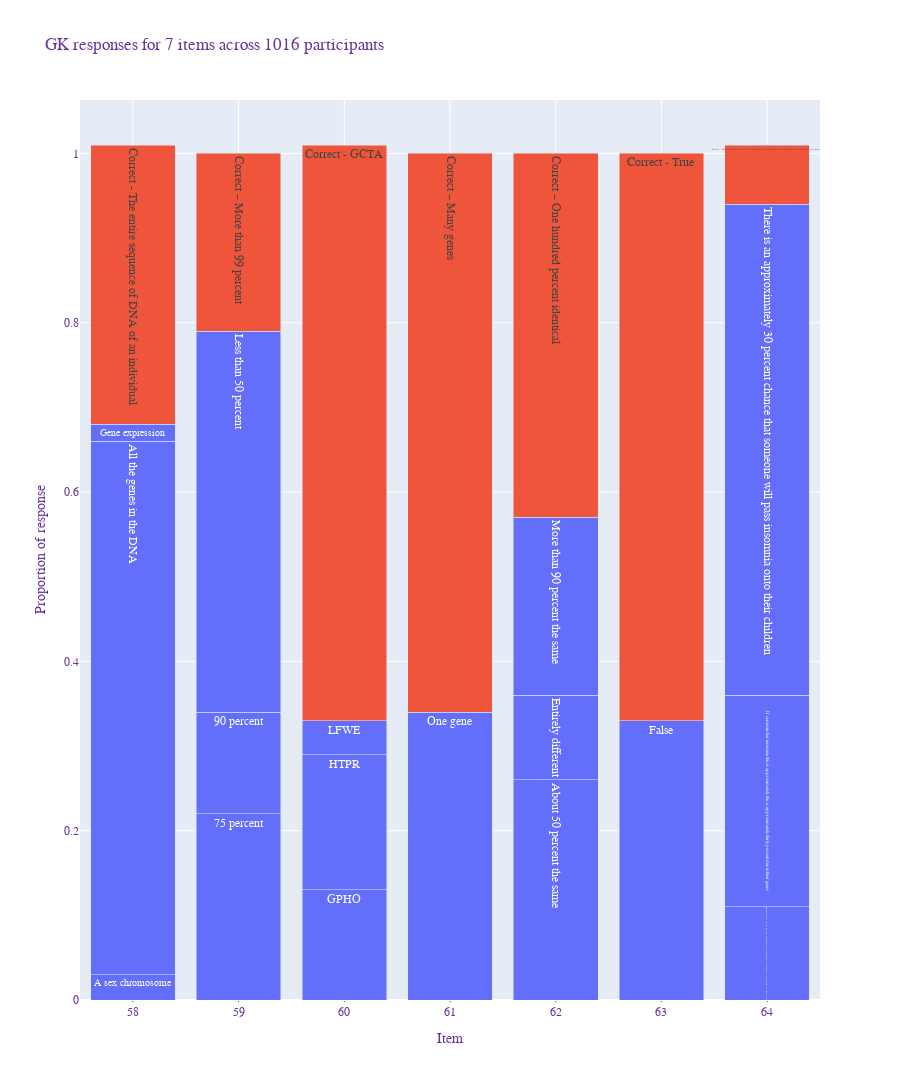

Write notebook code for a chart like this one.
### Code cell
import plotly.express as px
fig = px.bar(xf, x="Group", color="Valid",
             y='Count',
             title="A Grouped Bar Chart Of GK Items for {} Participants".format(len(ndf)),
             barmode='group',
             height=1080,
             text = "Option"
            )
fig.update_layout(
    title="GK responses for 7 items across {} participants".format(len(ndf.id.unique())),
    xaxis_title="Item",
    yaxis_title="Proportion of response",
    legend_title="Options",
    font=dict(
        family="Ariel, ariel",
        size=12,
        color="RebeccaPurple"
    ),
barmode="stack",
)

fig.update_traces(showlegend=False)
fig.update_traces(marker_showscale=False)

fig.update_xaxes(
    showgrid=True,
    ticks="outside",
    tickson="boundaries",
    ticklen=1,
    tickmode='linear'
)

### Figure 1 — Plotly figure (JSON) as saved in the notebook; plotly's stock layout.template omitted (floating-point values rounded to 4 significant figures)
{"data": [{"alignmentgroup": "True", "hovertemplate": "Valid=Incorrect<br>Group=%{x}<br>Count=%{y}<br>Option=%{text}<extra></extra>", "legendgroup": "Incorrect", "marker": {"color": "#636efa", "pattern": {"shape": ""}, "showscale": false}, "name": "Incorrect", "offsetgroup": "Incorrect", "orientation": "v", "showlegend": false, "text": ["A sex chromosome", "All the genes in the DNA", "Gene expression", "75 percent", "90 percent", "Less than 50 percent", "GPHO", "HTPR", "LFWE", "One gene", "About 50 percent the same", "Entirely different", "More than 90 percent the same", "False", "Approximately thirty percent of people will experience insomnia at some point in their lives", "If someone has insomnia this is approximately this is approximately thirty percent due to their genes", "There is an approximately 30 percent chance that someone will pass insomnia onto their children"], "textposition": "auto", "type": "bar", "x": [58, 58, 58, 59, 59, 59, 60, 60, 60, 61, 62, 62, 62, 63, 64, 64, 64], "xaxis": "x", "y": [0.03, 0.63, 0.02, 0.22, 0.12, 0.45, 0.13, 0.16, 0.04, 0.34, 0.26, 0.1, 0.21, 0.33, 0.11, 0.25, 0.58], "yaxis": "y"}, {"alignmentgroup": "True", "hovertemplate": "Valid=Correct<br>Group=%{x}<br>Count=%{y}<br>Option=%{text}<extra></extra>", "legendgroup": "Correct", "marker": {"color": "#EF553B", "pattern": {"shape": ""}, "showscale": false}, "name": "Correct", "offsetgroup": "Correct", "orientation": "v", "showlegend": false, "text": ["Correct - The entire sequence of DNA of an individual", "Correct – More than 99 percent", "Correct - GCTA", "Correct – Many genes", "Correct – One hundred percent identical", "Correct - True", "Correct – Genetic influences account for approximately thirty percent of differences between people in insomnia"], "textposition": "auto", "type": "bar", "x": [58, 59, 60, 61, 62, 63, 64], "xaxis": "x", "y": [0.33, 0.21, 0.68, 0.66, 0.43, 0.67, 0.07], "yaxis": "y"}], "layout": {"barmode": "stack", "font": {"color": "RebeccaPurple", "family": "Ariel, ariel", "size": 12}, "height": 1080, "legend": {"title": {"text": "Options"}, "tracegroupgap": 0}, "title": {"text": "GK responses for 7 items across 1016 participants"}, "xaxis": {"anchor": "y", "domain": [0, 1], "showgrid": true, "ticklen": 1, "tickmode": "linear", "ticks": "outside", "tickson": "boundaries", "title": {"text": "Item"}}, "yaxis": {"anchor": "x", "domain": [0, 1], "title": {"text": "Proportion of response"}}}}
